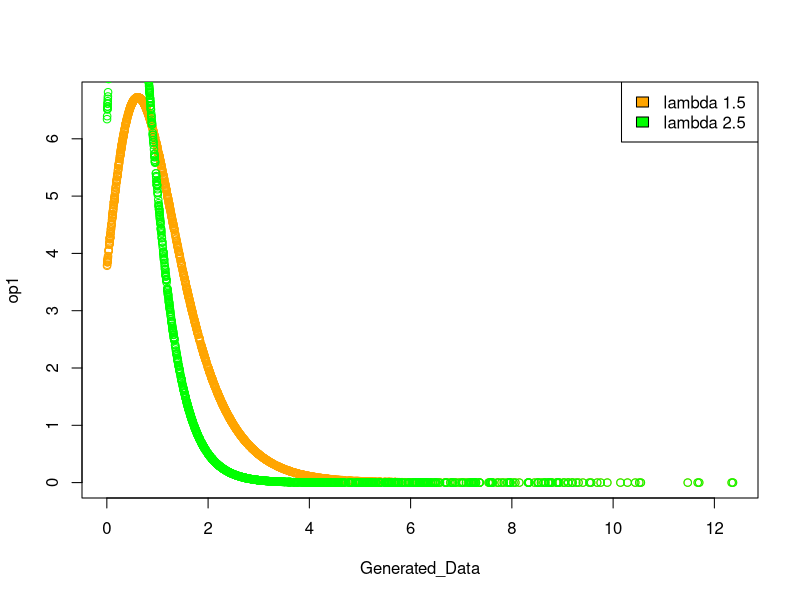

R code for this plot:
#Avinash Singh
#2011MC04
#Generalized Exponential Distribution

Sample_Generation <- function(mew,lambbda){
  for(i in 1:n){
    u = runif(1)
    x[i] <- (-1/lambbda)*log(1-log(1+u/lambbda,base=exp(1)),base=exp(1))
  }
  return(x)
}

n = 2000
x = numeric(0)

Generated_Data <- Sample_Generation(0,0.5)
options(max.print=999999)
print(Generated_Data)


#Computing Mean and Variance 
MEAN <- mean(Generated_Data)
VARIANCE  <-sd(Generated_Data)**2

#PDF Function
Probab_Dist_func<- function(lambbda,alpha){
  y <-vector()
  y = numeric(0)
  for(i in Generated_Data){
    Temp <- alpha*lambbda*exp(-(lambbda*i))*exp(1-exp(-(lambbda*i)))**alpha
    y <-c(y, Temp)
  }
  return(y)
}

#Computing Vectors op1,op2 
op1<-Probab_Dist_func(1.5,2.5)
print(op1)

op2<-Probab_Dist_func(2.5,2.5)
print(op2)

print(paste('Mean of the Generated Samples is :',MEAN))
print(paste('Variance of the Generated Samples is :',VARIANCE))


#Plotting 
output <- c("lambda 1.5 ","lambda 2.5 ")
clr <- c("orange", "Green")
plot(Generated_Data, op1, col="orange")
points(Generated_Data, op2, col="green")
legend("topright", output, fill=clr)

